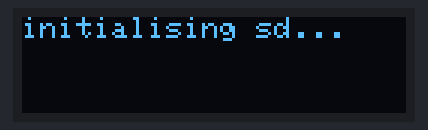
The sketch below on a simulated Arduino Uno, built with avr-gcc and run on an emulated ATmega328P. Parts: 128×32 one-colour display. Storage starts empty.

Above: at 0.1 s.
At 1.1 s:
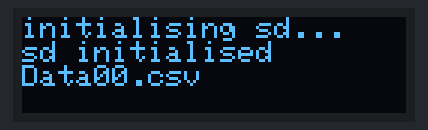
At 3.1 s:
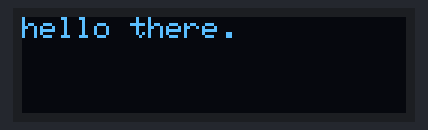

Measured:
- what the display in image 1 shows lasts 2.0 s, from 1.1 s to 3.1 s

The sketch:

TestSDLCD.ino
```cpp
#include "SSD1306Ascii.h"
#include "SSD1306AsciiAvrI2c.h"
// 0X3C+SA0 - 0x3C or 0x3D
#define I2C_ADDRESS 0x3C
// Define proper RST_PIN if required.
#define RST_PIN -1
SSD1306AsciiAvrI2c display;


/* SD Card */
#include <SPI.h>
#include "SdFat.h"
const uint8_t chipSelect = 4;
#define FILE_BASE_NAME "Data"
SdFat sd;
SdFile file;
const uint8_t ANALOG_COUNT = 4;


void setup() {
    // Open serial communications and wait for port to open:
    //Serial.begin(9600);
    //while (!Serial) {
    //; // wait for serial port to connect. Needed for native USB port only
    //}
    display.begin(&Adafruit128x32, I2C_ADDRESS);
    display.setFont(Adafruit5x7);
    uint32_t m = micros();
    display.clear();

    display.println("initialising sd...");
    delay(1000);


    // ******************** SD CARD ************************ //
    const uint8_t BASE_NAME_SIZE = sizeof(FILE_BASE_NAME) - 1;
    char fileName[13] = FILE_BASE_NAME "00.csv";

    // Initialize at the highest speed supported by the board that is
    // not over 50 MHz. Try a lower speed if SPI errors occur.
    if (!sd.begin(chipSelect, SD_SCK_MHZ(50))) {
        display.println("sd.initErrorHalt");
        sd.initErrorHalt();
    }
    display.println("sd initialised");

    // Find an unused file name.
    if (BASE_NAME_SIZE > 6) {
        display.println("FILE_BASE_NAME too long");
    }
    while (sd.exists(fileName)) {
        if (fileName[BASE_NAME_SIZE + 1] != '9') {
            fileName[BASE_NAME_SIZE + 1]++;
        } else if (fileName[BASE_NAME_SIZE] != '9') {
            fileName[BASE_NAME_SIZE + 1] = '0';
            fileName[BASE_NAME_SIZE]++;
        } else {
            display.println("Can't create file name");
        }
    }
    if (!file.open(fileName, O_WRONLY | O_CREAT | O_EXCL)) {
        display.println("file.open");
    }
    display.println(fileName);
    delay(2000);

}


void loop() {

    display.clear();
    String data_string = "";
    data_string += "hello there.";

    display.println(data_string);

    file.print(data_string);
    file.println();

    if (!file.sync() || file.getWriteError()) {
        display.println("write error");
        delay(1000);
    }
    delay(1000);
}
```
